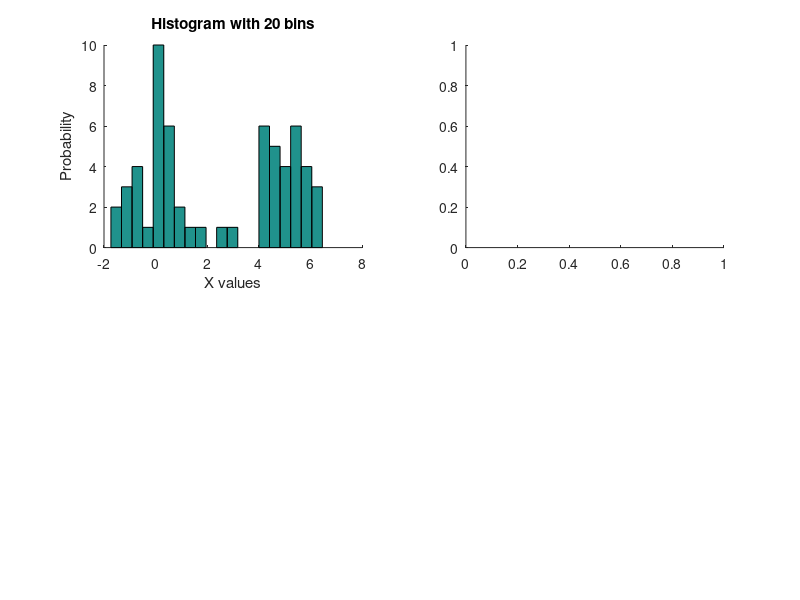

The MATLAB script that drew this image: (Note: this script raises an error after producing the figure.)
% Q5

x = [randn(30, 1); 5 + randn(30, 1)];

subplot(2, 2, 1);
hold on;
hist(x, 20);
title('Histogram with 20 bins');
xlabel('X values');
ylabel('Probability');
hold off;

% Demo the results
subplot(2, 2, 2);
yyaxis left;
hist(x, 20);
yyaxis right;

% Generate 100 random datapoints between that covers the range of data in x 
x_points = min(x):((max(x)-min(x))/99):max(x);

% Generate the histogram bin counts
[dist, edges] = histcounts(x, 20);
N = sum(dist);
x0 = edges(1);
h = edges(2) - edges(1);

data = zeros(1, 100);

for i = 1:100
    bin = ceil((x_points(i) - x0) / h);
    x_in_bin = dist(bin);
    
    data(i) = x_in_bin / (N * h);
end


% Create the kernel density estimators

% Default kernel width
[K1, k1x, bw1] = ksdensity(x, x_points);

% Half of the default kernel width
[K2, k2x, bw2] = ksdensity(x, x_points, 'width', bw1/2);

hold on;
plot(k1x, K1, 'r');
plot(k2x, K2, 'g');

title('K1 and K2 kernel densities');
legend('Data', 'K1', 'K2');
hold off;

% Calculate the Guassian mixed model
mixed = K1/2 + K2/2;

subplot(2, 2, 3);
hold on;
yyaxis left;
hist(x, 20);
yyaxis right;
plot (k1x, mixed, 'b');

title('Mixed Model');
legend('Data', 'Mixed model');
hold off;


subplot(2, 2, 4);
hold on;
hist(x, 20);
scatter(x_points, zeros(1, 100), 'r');

title('Test points');
legend('Data', 'Test points');
hold off;

% Do the calculations
KL(mixed, x, x_points);
KL(mixed, K1, x_points);
KL(mixed, K2, x_points);

%
% Calculate the KL Divergence
%
function result = KL(p, q, x)
    % Convert both to pdfs
    px = normpdf(x, mean(p), std(p));
    qx = normpdf(x, mean(q), std(q));
    result = sum(px * log(px/qx));
end
